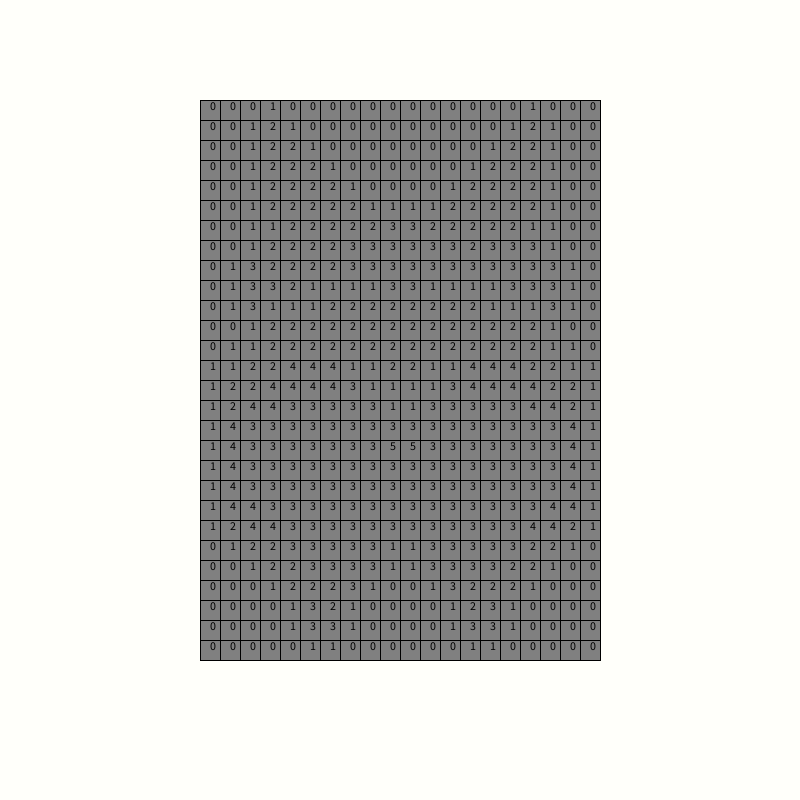
Frame 1 (no input)
Frame 60 (the mouse pressed at the canvas centre just before this capture): identical to frame 1, image omitted
Frame 120 (the mouse held since frame 60 and released just before this capture): identical to frame 1, image omitted

The Processing sketch that drew this single still picture (run headless with seeded random() and noise(); from frame 60 on, the mouse is pressed at the canvas centre):

// Processing sketch: week12_04_minesweep_function_call_function_DFS_findAll
// ── week12_04_minesweep_function_call_function_DFS_findAll.pde
//踩地雷: 深度優先搜尋/廣度優先搜尋 DFS/BFS
color [] c = { #FFFFFA, #5A5757, #E5C18C, #FFFFFF, #FFF8C5, #FFE9FF};
boolean [][] open = new boolean[28][20]; //false沒打開, true打開
void openAll(int i , int j){
  if(i<0 || j<0 || i>=28 || j>=20) return; //範圍外,不處理
  if(open[i][j]==true) return; //已經開的,不處理
  
  if(dog[i][j]!=0) return ; //0才開, 所以不是0就不開, 不處理
  
  open[i][j] = true;
  openAll(i-1,j);
  openAll(i,j-1);
  openAll(i,j+1);
  openAll(i+1,j);
}
int [][] dog = {
  {0,0,0,1,0,0,0,0,0,0,0,0,0,0,0,0,1,0,0,0},
  {0,0,1,2,1,0,0,0,0,0,0,0,0,0,0,1,2,1,0,0},
  {0,0,1,2,2,1,0,0,0,0,0,0,0,0,1,2,2,1,0,0},
  {0,0,1,2,2,2,1,0,0,0,0,0,0,1,2,2,2,1,0,0},
  {0,0,1,2,2,2,2,1,0,0,0,0,1,2,2,2,2,1,0,0},
  {0,0,1,2,2,2,2,2,1,1,1,1,2,2,2,2,2,1,0,0},
  {0,0,1,1,2,2,2,2,2,3,3,2,2,2,2,2,1,1,0,0},
  {0,0,1,2,2,2,2,3,3,3,3,3,3,2,3,3,3,1,0,0},
  {0,1,3,2,2,2,2,3,3,3,3,3,3,3,3,3,3,3,1,0},
  {0,1,3,3,2,1,1,1,1,3,3,1,1,1,1,3,3,3,1,0},
  {0,1,3,1,1,1,2,2,2,2,2,2,2,2,1,1,1,3,1,0},
  {0,0,1,2,2,2,2,2,2,2,2,2,2,2,2,2,2,1,0,0},
  {0,1,1,2,2,2,2,2,2,2,2,2,2,2,2,2,2,1,1,0},
  {1,1,2,2,4,4,4,1,1,2,2,1,1,4,4,4,2,2,1,1},
  {1,2,2,4,4,4,4,3,1,1,1,1,3,4,4,4,4,2,2,1},
  {1,2,4,4,3,3,3,3,3,1,1,3,3,3,3,3,4,4,2,1},
  {1,4,3,3,3,3,3,3,3,3,3,3,3,3,3,3,3,3,4,1},
  {1,4,3,3,3,3,3,3,3,5,5,3,3,3,3,3,3,3,4,1},
  {1,4,3,3,3,3,3,3,3,3,3,3,3,3,3,3,3,3,4,1},
  {1,4,3,3,3,3,3,3,3,3,3,3,3,3,3,3,3,3,4,1},
  {1,4,4,3,3,3,3,3,3,3,3,3,3,3,3,3,3,4,4,1},
  {1,2,4,4,3,3,3,3,3,3,3,3,3,3,3,3,4,4,2,1},
  {0,1,2,2,3,3,3,3,3,1,1,3,3,3,3,3,2,2,1,0},
  {0,0,1,2,2,3,3,3,3,1,1,3,3,3,3,2,2,1,0,0},
  {0,0,0,1,2,2,2,3,1,0,0,1,3,2,2,2,1,0,0,0},
  {0,0,0,0,1,3,2,1,0,0,0,0,1,2,3,1,0,0,0,0},
  {0,0,0,0,1,3,3,1,0,0,0,0,1,3,3,1,0,0,0,0},
  {0,0,0,0,0,1,1,0,0,0,0,0,0,1,1,0,0,0,0,0}};

void setup(){
  size(800,800);
  println(dog.length);
  println(dog[0].length);
}
int x=400, y=700;
void draw(){
  background(#FFFFFA);
  for(int i=0; i<dog.length; i++){
    for(int j=0; j<dog[0].length; j++){
      if(open[i][j]) fill(255);
      else fill(128);
      rect(200+j*20, 100+i*20, 20, 20);
      fill(0); text(""+dog[i][j], 200+j*20+10, 100+i*20+10);
    }
  }
  x = mouseX;
  y = mouseY;
  //int ii = findI(y), jj=findJ(x);
  //fill(255,0,0,128); rect(200+jj*20, 100+ii*20, 20, 20);
  //if(ii>=0 && ii<28 && jj>=0 && jj<20) dog[ii][jj]=0;
  
}
void mousePressed(){
  int i = findI(mouseY), j = findJ(mouseX);
  if(i>=0 && i<28 && j>=0 && j<20)  openAll(i,j); //open[i][j] = true;
}
int findI(int y){
  return (y-100)/20;
}
int findJ(int x){
  return (x-200)/20;
}
